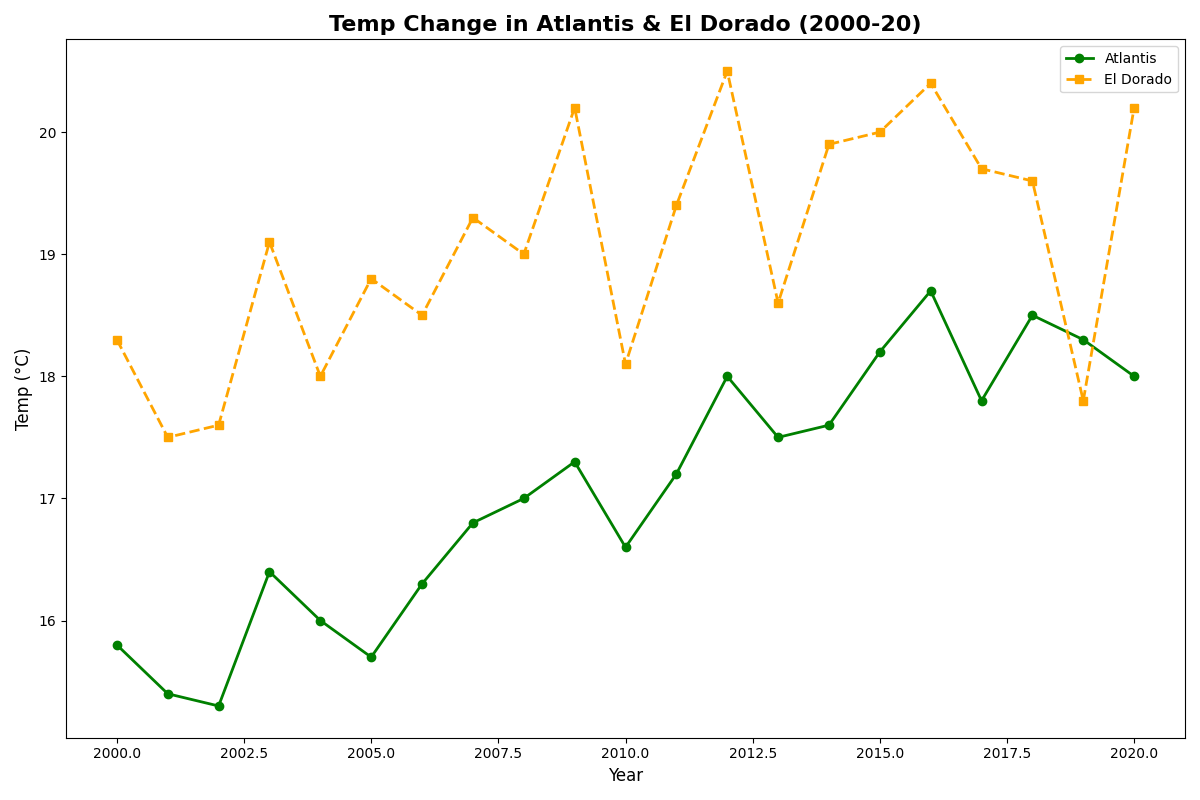

This figure's Python source:
import matplotlib.pyplot as plt

years = list(range(2000, 2021))
temp_atlantis = [15.8, 15.4, 15.3, 16.4, 16.0, 15.7, 16.3, 16.8, 17.0, 17.3, 16.6, 17.2, 18.0, 17.5, 17.6, 18.2, 18.7, 17.8, 18.5, 18.3, 18.0]
temp_el_dorado = [18.3, 17.5, 17.6, 19.1, 18.0, 18.8, 18.5, 19.3, 19.0, 20.2, 18.1, 19.4, 20.5, 18.6, 19.9, 20.0, 20.4, 19.7, 19.6, 17.8, 20.2]

fig, ax = plt.subplots(figsize=(12, 8))

ax.plot(years, temp_atlantis, marker='o', linestyle='-', color='green', linewidth=2, label='Atlantis')
ax.plot(years, temp_el_dorado, marker='s', linestyle='--', color='orange', linewidth=2, label='El Dorado')

plt.title('Temp Change in Atlantis & El Dorado (2000-20)', fontsize=16, fontweight='bold')
plt.xlabel('Year', fontsize=12)
plt.ylabel('Temp (°C)', fontsize=12)
ax.legend()

plt.tight_layout()
plt.show()
